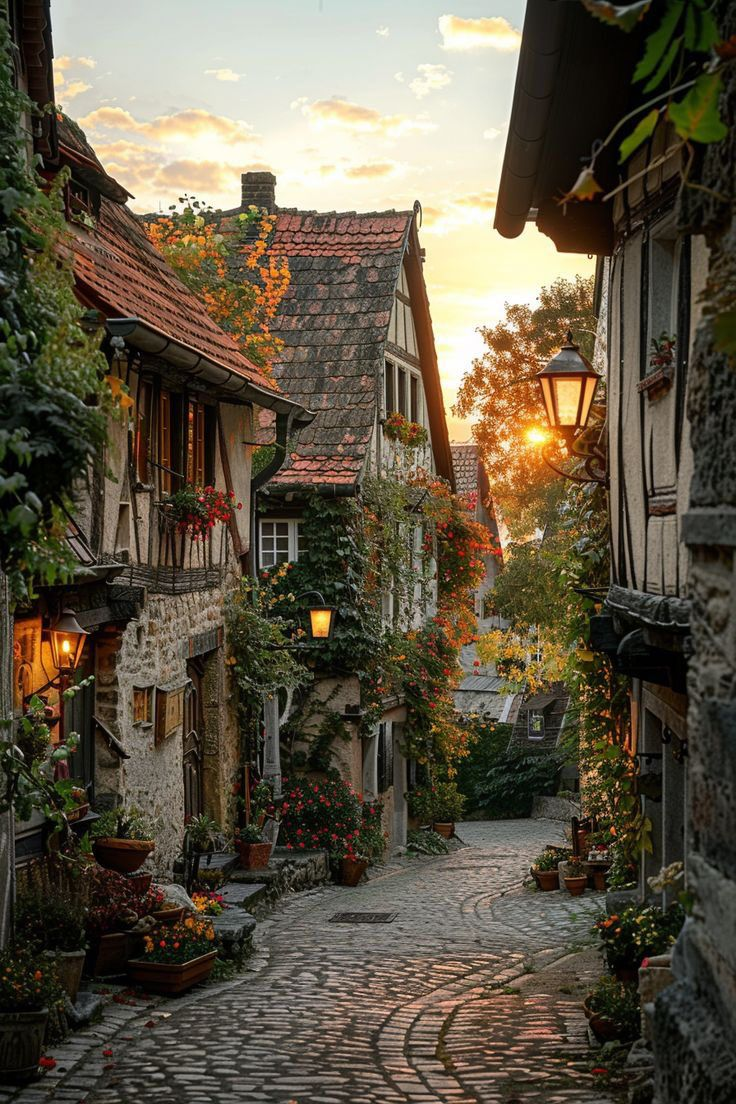
#> input picture opencv/photos/func.jpeg, 736 x 1104 px
$ python histogram.py
#> lines starting #> are read from the running program, lines starting #| are printed output that depends on the picture
### opencv/resize.py
import cv2 as cv

def rescaleFrame(frame, scale):
#> called with scale = 0.55
    width = int(frame.shape[1]*scale)
#> width = 404
    height = int(frame.shape[0]*scale)
#> height = 607
    dimensions = (width,height)
#> dimensions = (404, 607)

    return cv.resize(frame, dimensions, interpolation=cv.INTER_AREA)

### opencv/histogram.py
import cv2 as cv
import numpy as np
import matplotlib.pyplot as plt
from resize import rescaleFrame

# =============================================================
# COMPUTING HISTOGRAMS
# =============================================================

# load images first
res_img = rescaleFrame(cv.imread('photos/func.jpeg'),0.55)

# Change the image to grayscale
gray_img = cv.cvtColor(res_img,cv.COLOR_BGR2GRAY)
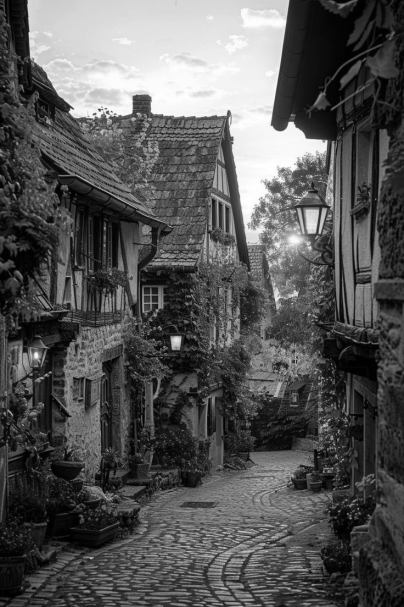
#> gray_img: shape (607, 404); min 0, max 255, mean 86
cv.imshow('Grayscale Image', gray_img)

# compute the histogram and display the distbution of pixels using the matplotlib

hist = cv.calcHist([gray_img],[0],None,[256],[0,256])
#> hist = 256 values, max 2082 at index 29, min 19 at index 255, mean 957.9
plt.figure()
plt.title('GrayScale Histogram')
plt.xlabel('Bins')
plt.ylabel('# of pixels')
plt.plot(hist)
plt.xlim([0,256])
plt.show()
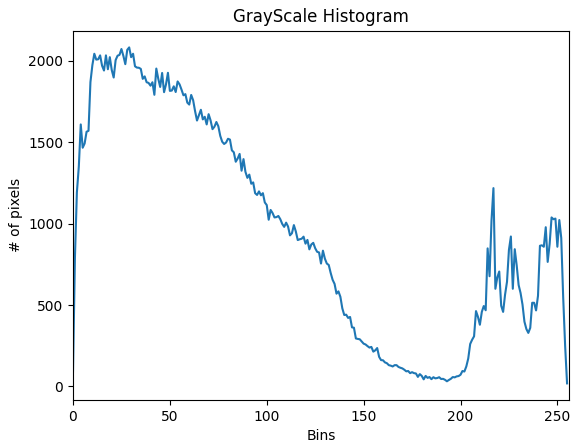
#> figure drawn by matplotlib, 1 panel; curve peaks at x = 29, y = 2082

cv.waitKey(0)

$ run again, with opencv/photos/Embrace Your True capacity_ A Dream of Self-Conviction.jpeg copied over opencv/photos/func.jpeg
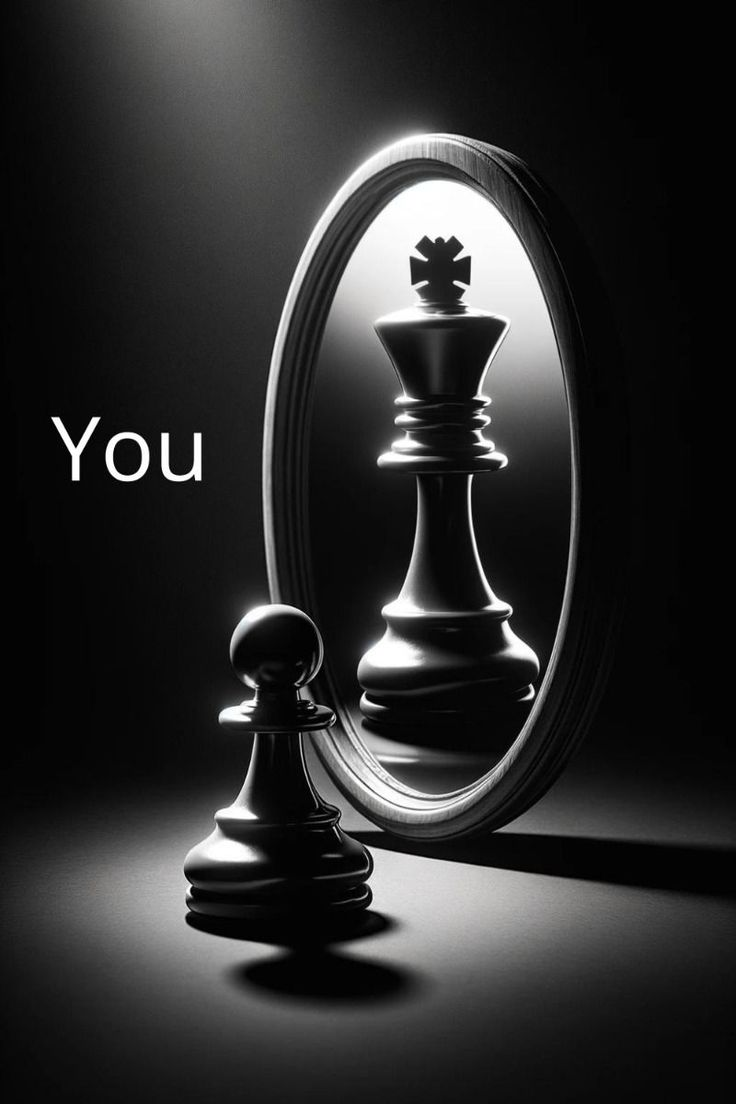
#> input picture opencv/photos/Embrace Your True capacity_ A Dream of Self-Conviction.jpeg, 736 x 1104 px
#> width = 404
#> dimensions = (404, 607)
#> hist = 256 values, max 24404 at index 3, min 1 at index 0, mean 957.9
#> `plt.show()`:
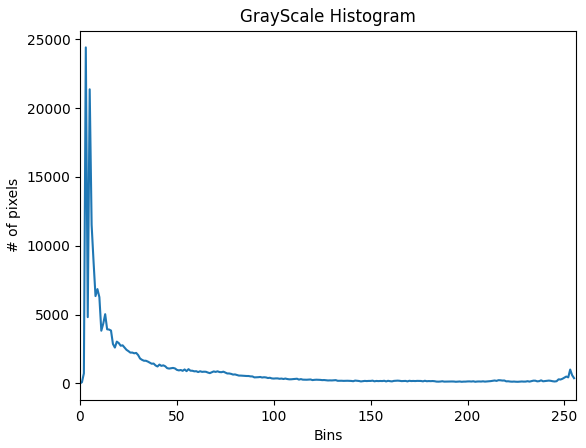
#> figure drawn by matplotlib, 1 panel; curve peaks at x = 3, y = 24404

$ run again, with opencv/photos/_ (13).jpeg copied over opencv/photos/func.jpeg
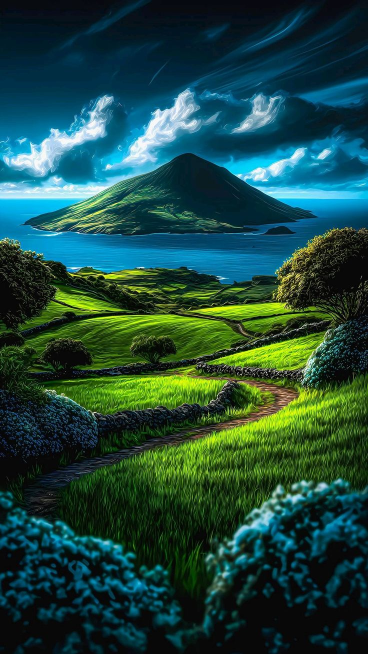
#> input picture opencv/photos/_ (13).jpeg, 736 x 1308 px (shown at 1/2 size)
#> width = 404
#> dimensions = (404, 719)
#> `gray_img = cv.cvtColor(res_img,cv.COLOR_BGR2GRAY)`:
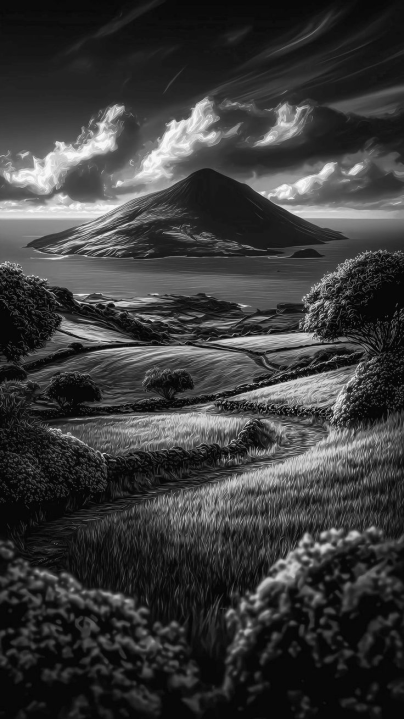
#> gray_img: shape (719, 404); min 2, max 250, mean 58.6
#> hist = 256 values, max 17327 at index 8, min 0 at index 0, mean 1134.7
#> `plt.show()`:
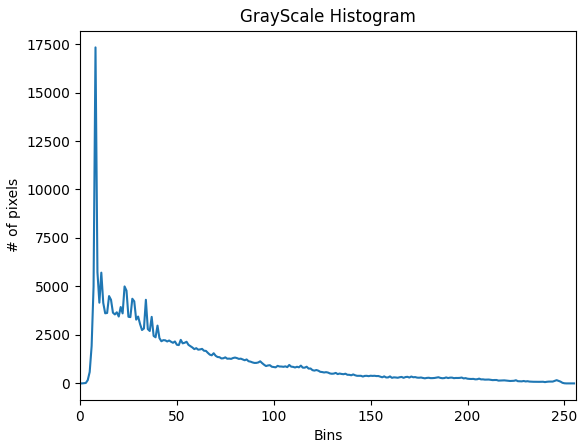
#> figure drawn by matplotlib, 1 panel; curve peaks at x = 8, y = 17327
